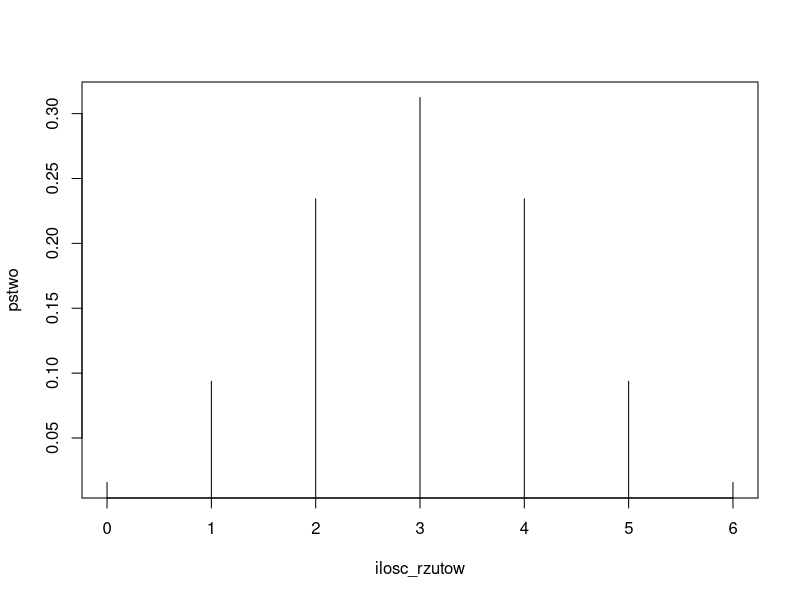

The R script that drew this image:
cat("Podpunkt 1\n")
print(dbinom(x=5, size=6, prob=0.5))
cat("\nPodpunkt 2\n")
print(pbinom(q=2, size=6, prob=0.5, lower.tail=FALSE))
cat("\nPodpunkt 3\n")
print(pbinom(q=4, size=6, prob=0.5)-pbinom(q=1, size=6, prob=0.5))
cat("\nPodpunkt 4\n")
ilosc_rzutow<-0:6
pstwo<-dbinom(x=ilosc_rzutow, size=6, prob=0.5)
plot(x=ilosc_rzutow, y=pstwo, type="h")